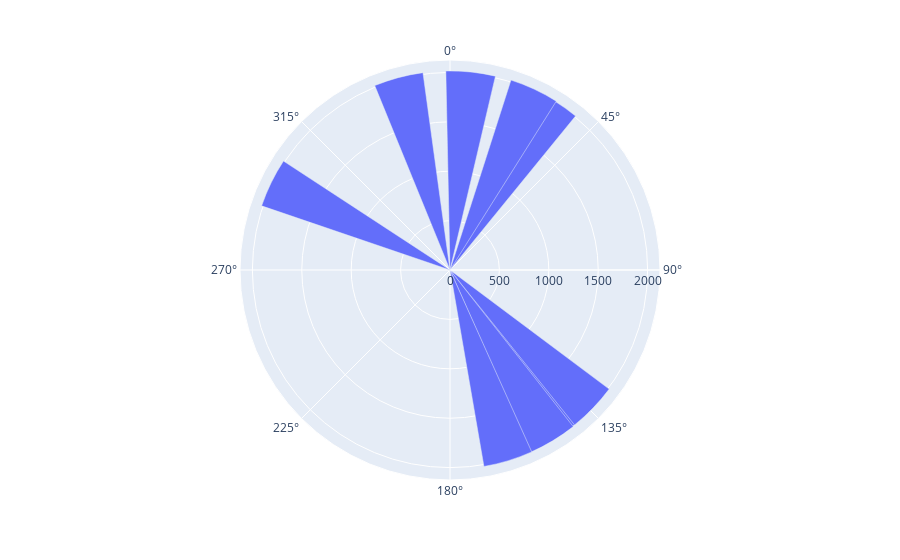

The code cell stored with this chart in its notebook:
### Code cell
px.bar_polar(r=years,theta=sales)

### Figure 1 — Plotly figure (JSON) as saved in the notebook; plotly's stock layout.template omitted (floating-point values rounded to 4 significant figures)
{"data": [{"hovertemplate": "r=%{r}<br>theta=%{theta}<extra></extra>", "legendgroup": "", "marker": {"color": "#636efa", "pattern": {"shape": ""}}, "name": "", "r": [2010, 2011, 2012, 2013, 2014, 2015, 2016, 2017, 2018, 2019], "showlegend": false, "subplot": "polar", "theta": [1223, 2552, 3014, 1239, 4976, 1446, 4305, 3749, 1963, 2185], "type": "barpolar"}], "layout": {"barmode": "relative", "legend": {"tracegroupgap": 0}, "margin": {"t": 60}, "polar": {"angularaxis": {"direction": "clockwise", "rotation": 90}, "domain": {"x": [0, 1], "y": [0, 1]}}}}
